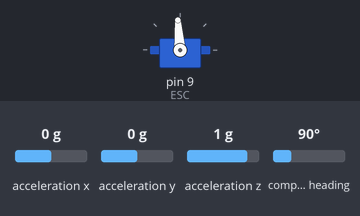
A sketch run on a simulated Arduino Uno, built with avr-gcc and run on an emulated ATmega328P. Parts: servo. The test bench sets the inputs (shaded band); at power-on: compass heading 90°, acceleration x 0 g, acceleration y 0 g, acceleration z 1 g. What the sketch prints to the serial monitor is not drawn.

Above: at 4.2 s.
4.3 s: compass heading set to 180°
5.9 s: acceleration x set to -1.4 g
8.9 s: acceleration y set to -1.4 g
11.9 s: acceleration z set to -1.4 g
Timing chart, 0 to 14.9 s (numbered marks = the images above; inputs shaded):
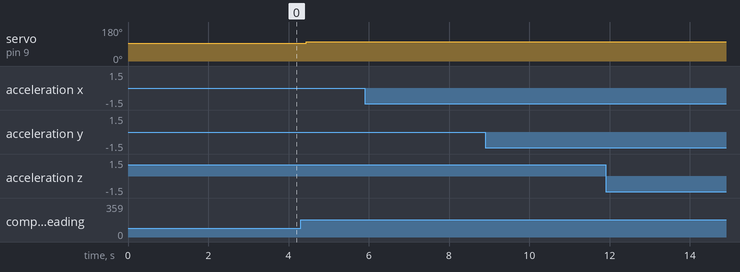

Measured:
- after the input at 4.3 s, servo on pin 9 (ESC): 94° → 103° after 0.14 s
- after the input at 5.9 s, every drawn part: stays the same
- after the input at 8.9 s, every drawn part: stays the same
- after the input at 11.9 s, every drawn part: stays the same

The sketch:

PID.ino
```cpp
#include <Wire.h>
#include <Adafruit_Sensor.h>
#include <Adafruit_BNO055.h>
#include <utility/imumaths.h>
#include <Servo.h>

// MARCIN'S BARE-BONES TEST-STAND PID

//   BNO055 Connections
//   ============
//   CSCL --- A5
//   SDA ---- A4
//   VDD ---- 3.3-5V DC
//   GND ---- Common Ground

// ESC Connections
// ==============
// Dark ----- GND
// Yellow --- 9


// Delay between loops
const int BNO055_SAMPLERATE_DELAY_MS = 10;

// Units: microseconds
const float STATIONARY_PWM = 1500; // PWM where the motor doesn't spin
const float MAX_PWM = 1700;
const float MIN_PWM = 1300;

// Direction of motor spin
const bool REVERSE_MOTOR = true;

// The target angle for PID to aim at
float target_angle;

// Pretending ESC is servo
Servo ESC;
Adafruit_BNO055 bno = Adafruit_BNO055(55);


// Displays sensor reading
void printSensorEvent(sensors_event_t* event) {
  // roll/x range: (-90, 90)
  // pitch/y range: (-180, 180)
  // heading/z range: (0, 359)

  Serial.print("(roll/x, pitch/y, heading/z) ");

  Serial.print("Orientation: (");
  Serial.print(event -> orientation.x);
  Serial.print(", ");
  Serial.print(event -> orientation.y);
  Serial.print(", ");
  Serial.print(event -> orientation.z);
  Serial.print(") ");

  Serial.print("Gyro: (");
  Serial.print(event -> gyro.x);
  Serial.print(", ");
  Serial.print(event -> gyro.y);
  Serial.print(", ");
  Serial.print(event -> gyro.z);
  Serial.println(")");
}

void spinMotor(float velocity) {
  if (REVERSE_MOTOR) {
    velocity = -velocity;
  }
  float pwm_out = STATIONARY_PWM + velocity;

  // constrain pwm to range for safety
  pwm_out = constrain(pwm_out, MIN_PWM, MAX_PWM);

  ESC.writeMicroseconds(pwm_out);
}


void setup() {
  Serial.begin(9600);

  // Set up the IMU
  if(!bno.begin()) {
    Serial.println("BNO055 not detected! Quitting!");
    exit(1);
  }
  bno.setExtCrystalUse(true);

  // Initialize ESC by writting STATIONARY_PWM for 3 seconds
  ESC.attach(9);
  ESC.writeMicroseconds(STATIONARY_PWM);
  delay(3000);

  // Set the target_pos to current position
  sensors_event_t event;
  bno.getEvent(&event);
  target_angle = event.orientation.roll;

  Serial.println("Setup finished!");
}

void loop() {
  // store sensor data in "event". Documentation:
  // https://adafruit.github.io/Adafruit_CircuitPlayground/html/structsensors__event__t.html
  sensors_event_t event;
  bno.getEvent(&event);
  printSensorEvent(&event);

  float velocity = event.gyro.x; // gyro gives velocity
  float angle = event.orientation.x;

  float P = 1 * (target_angle - angle);
  float I = 0; // set to zero for now
  float D = -0.1 * (velocity); // set to zero for now

  spinMotor(P + I + D);
  delay(BNO055_SAMPLERATE_DELAY_MS);
}
```
